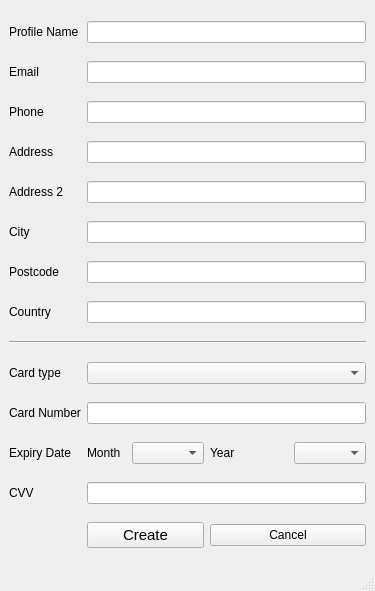
<?xml version="1.0" encoding="UTF-8"?>
<ui version="4.0">
 <class>createProfileFrm</class>
 <widget class="QMainWindow" name="createProfileFrm">
  <property name="geometry">
   <rect>
    <x>0</x>
    <y>0</y>
    <width>375</width>
    <height>591</height>
   </rect>
  </property>
  <property name="windowTitle">
   <string>Create Profile</string>
  </property>
  <widget class="QWidget" name="centralwidget">
   <layout class="QGridLayout" name="gridLayout">
    <item row="4" column="0">
     <widget class="QLabel" name="label_6">
      <property name="text">
       <string>Address 2</string>
      </property>
      <property name="margin">
       <number>5</number>
      </property>
     </widget>
    </item>
    <item row="8" column="0" colspan="6">
     <widget class="Line" name="line">
      <property name="orientation">
       <enum>Qt::Horizontal</enum>
      </property>
     </widget>
    </item>
    <item row="5" column="1" colspan="5">
     <widget class="QLineEdit" name="txtCity"/>
    </item>
    <item row="0" column="0">
     <widget class="QLabel" name="label">
      <property name="text">
       <string>Profile Name</string>
      </property>
      <property name="margin">
       <number>5</number>
      </property>
     </widget>
    </item>
    <item row="11" column="5">
     <widget class="QComboBox" name="cbExpiryYear"/>
    </item>
    <item row="11" column="2">
     <widget class="QComboBox" name="cbExpiryMonth"/>
    </item>
    <item row="6" column="0">
     <widget class="QLabel" name="label_7">
      <property name="text">
       <string>Postcode</string>
      </property>
      <property name="margin">
       <number>5</number>
      </property>
     </widget>
    </item>
    <item row="6" column="1" colspan="5">
     <widget class="QLineEdit" name="txtPostcode"/>
    </item>
    <item row="0" column="1" colspan="5">
     <widget class="QLineEdit" name="txtProfileName"/>
    </item>
    <item row="3" column="0">
     <widget class="QLabel" name="label_3">
      <property name="text">
       <string>Address</string>
      </property>
      <property name="margin">
       <number>5</number>
      </property>
     </widget>
    </item>
    <item row="7" column="0">
     <widget class="QLabel" name="label_8">
      <property name="text">
       <string>Country</string>
      </property>
      <property name="margin">
       <number>5</number>
      </property>
     </widget>
    </item>
    <item row="3" column="1" colspan="5">
     <widget class="QLineEdit" name="txtAddress"/>
    </item>
    <item row="1" column="1" colspan="5">
     <widget class="QLineEdit" name="txtEmail"/>
    </item>
    <item row="2" column="1" colspan="5">
     <widget class="QLineEdit" name="txtPhone"/>
    </item>
    <item row="11" column="3" colspan="2">
     <widget class="QLabel" name="label_13">
      <property name="text">
       <string>Year</string>
      </property>
     </widget>
    </item>
    <item row="11" column="0">
     <widget class="QLabel" name="label_12">
      <property name="text">
       <string>Expiry Date</string>
      </property>
      <property name="margin">
       <number>5</number>
      </property>
     </widget>
    </item>
    <item row="11" column="1">
     <widget class="QLabel" name="label_14">
      <property name="text">
       <string>Month</string>
      </property>
     </widget>
    </item>
    <item row="12" column="0">
     <widget class="QLabel" name="label_11">
      <property name="text">
       <string>CVV</string>
      </property>
      <property name="margin">
       <number>5</number>
      </property>
     </widget>
    </item>
    <item row="5" column="0">
     <widget class="QLabel" name="label_5">
      <property name="text">
       <string>City</string>
      </property>
      <property name="margin">
       <number>5</number>
      </property>
     </widget>
    </item>
    <item row="9" column="0">
     <widget class="QLabel" name="label_9">
      <property name="text">
       <string>Card type</string>
      </property>
      <property name="margin">
       <number>5</number>
      </property>
     </widget>
    </item>
    <item row="2" column="0">
     <widget class="QLabel" name="label_4">
      <property name="text">
       <string>Phone</string>
      </property>
      <property name="margin">
       <number>5</number>
      </property>
     </widget>
    </item>
    <item row="4" column="1" colspan="5">
     <widget class="QLineEdit" name="txtAddress2"/>
    </item>
    <item row="1" column="0">
     <widget class="QLabel" name="label_2">
      <property name="text">
       <string>Email</string>
      </property>
      <property name="margin">
       <number>5</number>
      </property>
     </widget>
    </item>
    <item row="7" column="1" colspan="5">
     <widget class="QLineEdit" name="txtCountry"/>
    </item>
    <item row="10" column="0">
     <widget class="QLabel" name="label_10">
      <property name="text">
       <string>Card Number</string>
      </property>
      <property name="margin">
       <number>5</number>
      </property>
     </widget>
    </item>
    <item row="12" column="1" colspan="5">
     <widget class="QLineEdit" name="txtCvv"/>
    </item>
    <item row="10" column="1" colspan="5">
     <widget class="QLineEdit" name="txtCardNumber"/>
    </item>
    <item row="9" column="1" colspan="5">
     <widget class="QComboBox" name="cbCardType"/>
    </item>
    <item row="13" column="1" colspan="2">
     <widget class="QPushButton" name="btnCreate">
      <property name="font">
       <font>
        <pointsize>11</pointsize>
       </font>
      </property>
      <property name="text">
       <string>Create</string>
      </property>
     </widget>
    </item>
    <item row="13" column="3" colspan="3">
     <widget class="QPushButton" name="btnCancel">
      <property name="text">
       <string>Cancel</string>
      </property>
     </widget>
    </item>
   </layout>
  </widget>
  <widget class="QStatusBar" name="statusbar"/>
 </widget>
 <resources/>
 <connections>
  <connection>
   <sender>btnCancel</sender>
   <signal>clicked()</signal>
   <receiver>createProfileFrm</receiver>
   <slot>close()</slot>
   <hints>
    <hint type="sourcelabel">
     <x>306</x>
     <y>533</y>
    </hint>
    <hint type="destinationlabel">
     <x>187</x>
     <y>295</y>
    </hint>
   </hints>
  </connection>
 </connections>
</ui>
